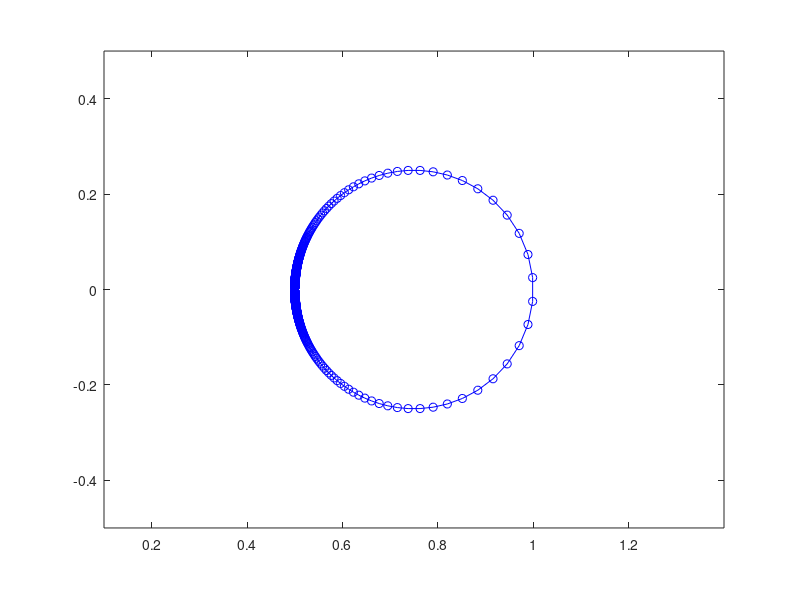

The MATLAB script that drew this image:
clear all; clc;

w=linspace(-10,10,2000);
s=complex(0,w);
T_1=10; T_2=5;
G=(1+s.*T_2)./(1+s.*T_1);

plot(G,'bo-');
axis([0.1 1.4 -0.5 0.5]);
axis equal;